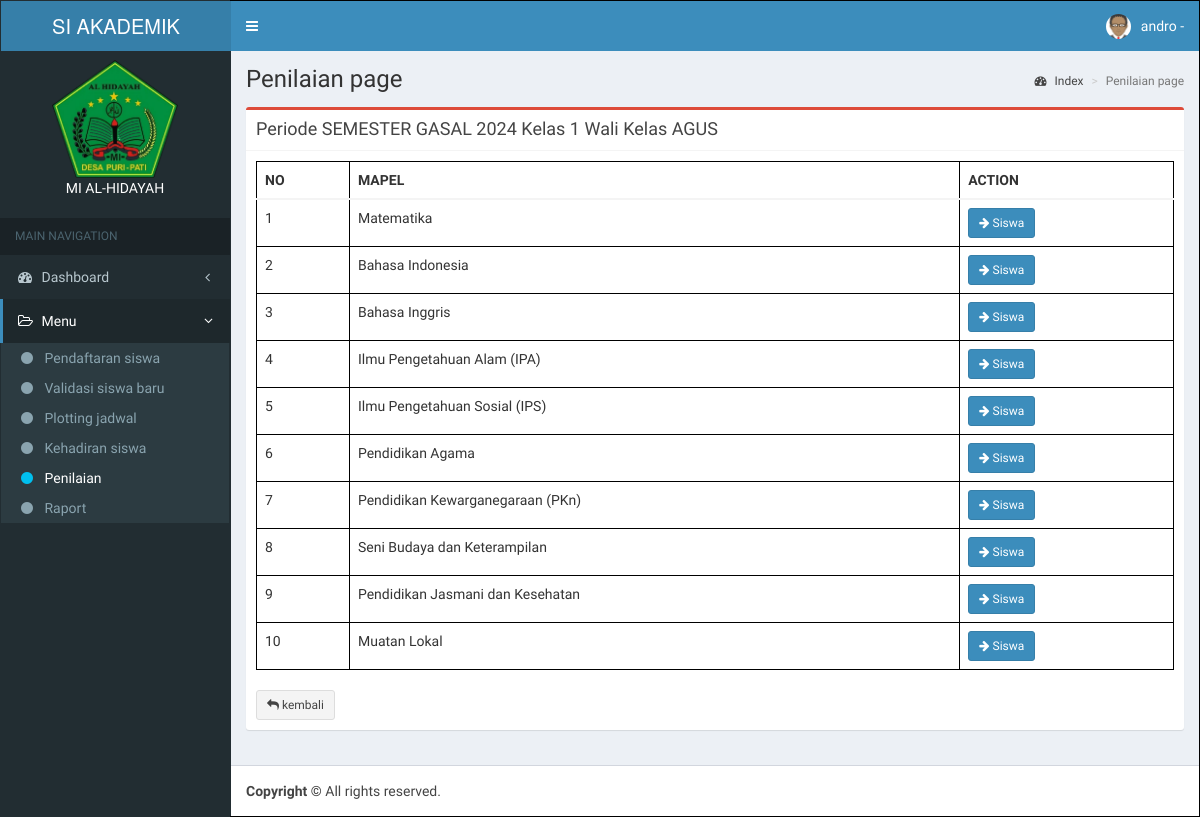
/app/penilaian/kelas.php?id_periode=1&id_kelas=3 (signed in), run on the app's committed database.
### tables this page shows
CREATE TABLE `periode` (
  `id_periode` int(11) NOT NULL,
  `nm_periode` varchar(50) DEFAULT NULL,
  `status_periode` enum('Aktif','Non Aktif') DEFAULT NULL
);

CREATE TABLE `kelas` (
  `id_kelas` int(11) NOT NULL,
  `id_guru` int(11) DEFAULT NULL,
  `nm_kelas` varchar(50) DEFAULT NULL,
  `tingkatan` int(11) DEFAULT NULL
);

CREATE TABLE `guru` (
  `id_guru` int(11) NOT NULL,
  `nip` varchar(50) DEFAULT NULL,
  `id_user` int(11) DEFAULT NULL,
  `nm_guru` varchar(50) DEFAULT NULL,
  `no_guru` varchar(50) DEFAULT NULL,
  `jk_guru` enum('Laki-Laki','Perempuan') DEFAULT NULL,
  `alamat_guru` text DEFAULT NULL,
  `foto_guru` blob DEFAULT NULL
);

CREATE TABLE `mapel` (
  `id_mapel` int(11) NOT NULL,
  `id_guru` int(11) DEFAULT NULL,
  `nm_mapel` varchar(50) DEFAULT NULL
);

### config/config.php (called while the page is built, shortened)
<?php
function Url_web(){
    $xplode = explode("/", $_SERVER['REQUEST_URI']);
    return $xplode[1];
}
$defaul_uri = "/".Url_web();
$url = "http://".$_SERVER['SERVER_NAME'].":".$_SERVER['SERVER_PORT'].$defaul_uri;
function DB(){
    return ["localhost", "root", "", "vinka"];
}
function QueryManyData($sql){
    $conn = new mysqli(DB()[0], DB()[1], DB()[2], DB()[3]);
    $result = $conn->query($sql);
    return $result;
}
function QueryOnedata($sql){
    $conn = new mysqli(DB()[0], DB()[1], DB()[2], DB()[3]);
    $result = $conn->query($sql);
    return $result;
}

### app/penilaian/kelas.php (the view, shortened to what this page needs)
<?php include_once '../template/header.php'; ?>
<?php include_once '../template/navbar.php'; ?>
<?php include_once '../template/sidebar.php';
$periode = QueryOnedata('SELECT * FROM periode WHERE id_periode = ' . $_GET['id_periode'] . '')->fetch_assoc();
$kelas = QueryOnedata('SELECT * FROM kelas WHERE id_kelas = ' . $_GET['id_kelas'] . '')->fetch_assoc();
$guru = QueryOnedata('SELECT * FROM guru WHERE id_guru = ' . $kelas['id_guru'] . '')->fetch_assoc();
?>
<div class='content-wrapper'>
    <section class='content-header'>
        <h1>Penilaian page
        </h1>
        <ol class='breadcrumb'>
            <li><a href='#'><i class='fa fa-dashboard'></i> Index</a></li>
            <li class='active'>Penilaian page</li>
        </ol>
    </section>
    <section class='content'>
        <div class="box box-danger">
            <div class="box-header with-border">
                <h3 class="box-title">Periode <?= $periode['nm_periode'] ?> Kelas <?= $kelas['nm_kelas'] ?> Wali Kelas <?= $guru['nm_guru'] ?> </h3>
            </div>
            <div class="box-body">
                <table class="table">
                    <thead>
                        <tr>
                            <th>NO</th>
                            <th>MAPEL</th>
                            <th>ACTION</th>
                        </tr>
                    </thead>
                    <body>
                        <?php
                        $query_mapel = "SELECT * FROM mapel";
                        $no = 1;
                        foreach(QueryManyData($query_mapel) as $row){
                        ?>
                        <tr>
                            <td><?= $no++ ?></td>
                            <td><?= $row['nm_mapel'] ?></td>
                            <td>
                                <a href='<?= $url ?>/app/penilaian/siswa.php?id_periode=<?= $_GET['id_periode'] ?>&id_kelas=<?= $_GET['id_kelas'] ?>&id_mapel=<?=  $row['id_mapel'] ?>' class='btn btn-primary btn-sm '>
                                    <i class='fa fa-arrow-right'></i> Siswa
                                </a>
                            </td>
                        </tr>
                        <?php
                        }
                        ?>
                    </body>
                </table>
                <br>
                <a href='<?= $url ?>/app/penilaian/periode.php?id_periode=<?= $_GET['id_periode'] ?>&id_kelas=<?= $_GET['id_kelas'] ?>' class='btn btn-default btn-sm '>
                    <i class='fa fa-reply'></i> kembali
                </a>
            </div>
        </div>
    </section>
</div>
<?php include_once '../template/footer.php'; ?>

### app/penilaian/kelas.php (style rules this page uses)
table, thead, body, tr, th, td { border: 1px solid black; }

### data on the page
periode: nm_periode "SEMESTER GASAL 2024"
kelas: nm_kelas "1"
guru: nm_guru "AGUS"
mapel: nm_mapel "Matematika"
mapel: nm_mapel "Bahasa Indonesia"
mapel: nm_mapel "Bahasa Inggris"
mapel: nm_mapel "Ilmu Pengetahuan Alam (IPA)"
mapel: nm_mapel "Ilmu Pengetahuan Sosial (IPS)"
mapel: nm_mapel "Pendidikan Agama"
mapel: nm_mapel "Pendidikan Kewarganegaraan (PKn)"
mapel: nm_mapel "Seni Budaya dan Keterampilan"
mapel: nm_mapel "Pendidikan Jasmani dan Kesehatan"
mapel: nm_mapel "Muatan Lokal"

### other printed values
$_SESSION['username'] "andro"
str_replace("_", " ", $data_menu[$sub]) "Pendaftaran siswa"
str_replace("_", " ", $data_menu[$sub]) "Validasi siswa baru"
str_replace("_", " ", $data_menu[$sub]) "Plotting jadwal"
str_replace("_", " ", $data_menu[$sub]) "Kehadiran siswa"
str_replace("_", " ", $data_menu[$sub]) "Penilaian"
str_replace("_", " ", $data_menu[$sub]) "Raport"
